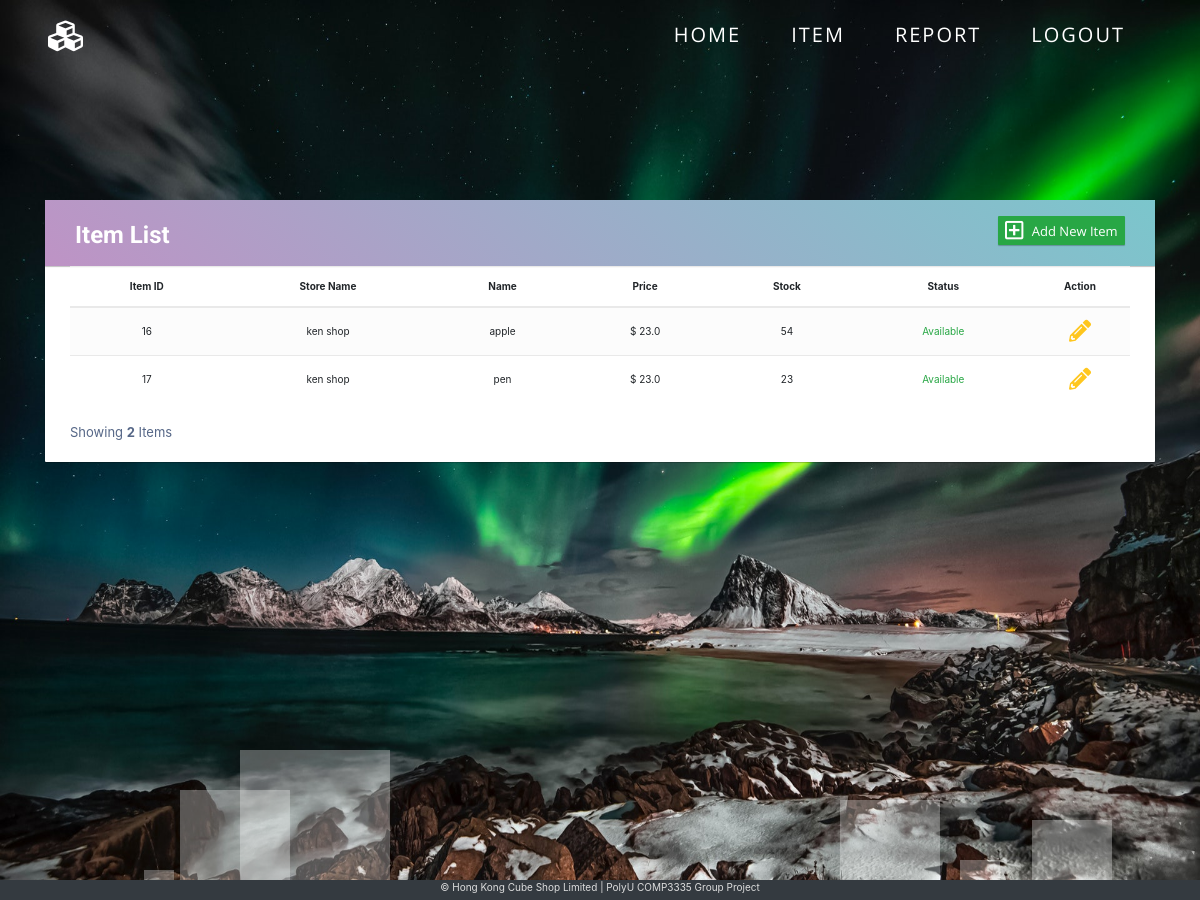
The app's page /item.php (signed in) with its own data.
### tables this page shows
CREATE TABLE `goods` (
  `goodsNumber` int(10) NOT NULL,
  `consignmentStoreID` int(10) NOT NULL,
  `goodsName` varchar(255) NOT NULL,
  `stockPrice` decimal(10,1) NOT NULL,
  `remainingStock` int(7) NOT NULL DEFAULT '0',
  `status` int(1) NOT NULL COMMENT 'The goods should include 2 stock status:  \n1. “Available”: Show only the available goods.  \n2. “Unavailable”: The goods has been discontinued or not already for sell.  '
);

CREATE TABLE `consignmentstore` (
  `consignmentStoreID` int(10) NOT NULL,
  `tenantID` varchar(50) NOT NULL,
  `ConsignmentStoreName` varchar(255) NOT NULL
);

### www/item.php (the view, shortened to what this page needs)
<?php
require "header.php";
?>
<link rel="stylesheet" href="https://stackpath.bootstrapcdn.com/bootstrap/4.3.1/css/bootstrap.min.css">
<link rel="stylesheet" href="css/item.css">
<div class="body-container">
    <div class="anim">
        <ui class="box-area">
            <li></li>
            <li></li>
            <li></li>
            <li></li>
        </ui>
    </div>
    <div class="container">
        <div class="table-wrapper">
            <div class="table-title">
                <div class="row">
                    <div class="col-sm-6">
                        <h2><b>Item List</b></h2>
                    </div>
                    <div class="col-sm-6">
                        <a href="#addItem" class="btn btn-success" data-toggle="modal"><i class="far fa-plus-square"></i> <span>&nbsp;Add New Item</span></a>
                    </div>
                </div>
            </div>
            <table class="table table-striped table-hover text-center">
                <thead>
                    <tr>
                        <th>Item ID</th>
                        <th>Store Name</th>
                        <th>Name</th>
                        <th>Price</th>
                        <th>Stock</th>
                        <th>Status</th>
                        <th>Action</th>
                    </tr>
                </thead>
                <tbody>
                    <?php
                    $num = 0;
                    if (isset($_SESSION['storeID'])) {
                        require_once "connection/mysqli_conn.php";
                        $storeID = $_SESSION['storeID'];
                        for ($i = 0; $i < count($storeID); $i++) {
                            $stmtGetItem = $conn->prepare("SELECT * FROM goods where consignmentStoreID = ? ORDER BY case when goodsName = 'fff' then 1 else 2 end, goodsName ASC");
                            $stmtGetItem->bind_param("i", $storeID[$i]);
                            $stmtGetItem->execute();
                            $itemResult = $stmtGetItem->get_result();
                            while ($itemRow = mysqli_fetch_assoc($itemResult)) {
                                $num++;
                    ?>
                                <tr>
                                    <td><?= $itemRow['goodsNumber'] ?></td>
                                    <td><?php
                                        $stmtGetShopName = $conn->prepare("SELECT * FROM consignmentstore where consignmentStoreID =?");
                                        $stmtGetShopName->bind_param("i", $storeID[$i]);
                                        $stmtGetShopName->execute();
                                        $shopNameResult = $stmtGetShopName->get_result();
                                        $shopName = mysqli_fetch_assoc($shopNameResult);
                                        echo $shopName['ConsignmentStoreName'];
                                        ?>
                                    </td>
                                    <td><?= $itemRow['goodsName'] ?></td>
                                    <td>$ <?= $itemRow['stockPrice'] ?></td>
                                    <td><?= $itemRow['remainingStock'] ?></td>
                                    <?php
                                    if ($itemRow['status'] == 1) {
                                        echo '<td class="text-success">Available';
                                    } else if ($itemRow['status'] == 2) {
                                        echo '<td class="text-danger">Unavailable';
                                    } else {
                                        echo '<td class="text-danger">Unavailable';
                                    }
                                    ?>
                                    </td>
                                    <td>
                                        <a href="#Edit<?= $itemRow['goodsNumber'] ?>" class="edit" data-toggle="modal"><i class="fas fa-pencil-alt" data-toggle="tooltip" title="Edit"></i></a>
                                    </td>
                                </tr>
                        <?php
                            }
                        }
                        ?>
                </tbody>
            </table>
            <div class="clearfix">
                <div class="hint-text">Showing <b><?= $num ?></b> Items</div>
            </div>
        </div>
    </div>
</div>
<?php
                    } else {
                        session_destroy();
                        header("Location: index.php");
                        exit();
                    }
?>
<?php
require "footer.php";
?>

### www/css/global.css (style rules this page uses)
* { margin: 0; padding: 0; box-sizing: border-box; }
html { font-size: 10px; line-height: 1.5; color: #ddd; height: 100%; width: 100%; }
h1, h2, h3, h4, h5, h6 { font-family: "Roboto", sans-serif; }
p, a, ul, li, span, label { font-family: "Open Sans", sans-serif; }
body { overflow-x: hidden; background-color: #111; height: 100%; }
a { text-decoration: none; color: #ddd; }
.body-container { min-height: 100vh; align-items: center; }
.box-area { position: absolute; top: 0; left: 0; width: 100%; height: 100%; overflow: hidden; z-index: -1; }
.box-area li { position: absolute; display: block; list-style: none; width: 2.5rem; height: 2.5rem; overflow: hidden; background: rgba(255, 255, 255, 0.2); animation: animate 5s linear infinite; bottom: 0; }
.box-area li:nth-child(1) { left: 86%; width: 8rem; height: 8rem; animation-delay: 0s; }
.box-area li:nth-child(3) { left: 70%; width: 10rem; height: 10rem; animation-delay: 5.5s; }
.box-area li:nth-child(4) { left: 20%; width: 15rem; height: 15rem; animation-delay: 0s; animation-duration: 15s; }
.box-area li:nth-child(6) { left: 15%; width: 11rem; height: 11rem; animation-delay: 3.5s; }

### www/css/item.css (style rules this page uses)
body { color: #566787; background: url("../img/itembg.jpg"); background-repeat: no-repeat; background-size: 100% 120%; }
.table-title { background: linear-gradient(40deg, #be93c5, #7bc6cc) !important; }
.box-area li { background: rgba(255, 255, 255, 0.3); }

### www/css/viewOrder.css (style rules this page uses)
body { color: #566787; background:url("../img/recordBG.jpg"); }
.box-area li { background:rgba(0, 0, 0, 0.247) }
.table-wrapper { position: relative; top: 10rem; background: #fff; padding: 0rem 2.5rem 2rem 2.5rem; margin: 0; margin-bottom: 10rem; border-radius: 1px; box-shadow: 0 1px 1px rgba(0, 0, 0, 0.247); }
.table-title { padding-bottom: 15px; background: linear-gradient(40deg, #2096ff, #05ffa3) !important; color: #fff; padding: 16px 30px; margin: 10rem -25px 0; border-radius: 1px 1px 0 0; box-shadow: 0 1px 1px rgba(0, 0, 0, 0.247); }
.table-title h2 { margin: 5px 0 0; font-size: 24px; }
.table-title .btn { color: #fff; float: right; font-size: 13px; border: none; min-width: 50px; border-radius: 1px; border: none; outline: none !important; margin-left: 10px; box-shadow: 0 1px 1px rgba(0, 0, 0, 0.247); }
.table-title .btn i { float: left; font-size: 21px; margin-right: 5px; }
.table-title .btn span { float: left; margin-top: 2px; }
table.table tr th, table.table tr td { border-color: #e9e9e9; padding: 12px 15px; vertical-align: middle; }
table.table tr th:last-child { width: 100px; }
table.table-striped tbody tr:nth-of-type(odd) { background-color: #fcfcfc; }
table.table td:last-child i { opacity: 0.9; font-size: 22px; margin: 0 5px; }
table.table td a { font-weight: bold; color: #566787; display: inline-block; text-decoration: none; outline: none !important; }
table.table td a.edit { color: #ffc107; }
table.table td i { font-size: 19px; }
.hint-text { float: left; margin-top: 10px; font-size: 13px; }

### records on screen
goods: goodsNumber "16", consignmentStoreID.ConsignmentStoreName "ken shop", goodsName "apple", stockPrice "23.0", remainingStock "54", status "Available"
goods: goodsNumber "17", consignmentStoreID.ConsignmentStoreName "ken shop", goodsName "pen", stockPrice "23.0", remainingStock "23", status "Available"

### other values on screen
$num "2"
